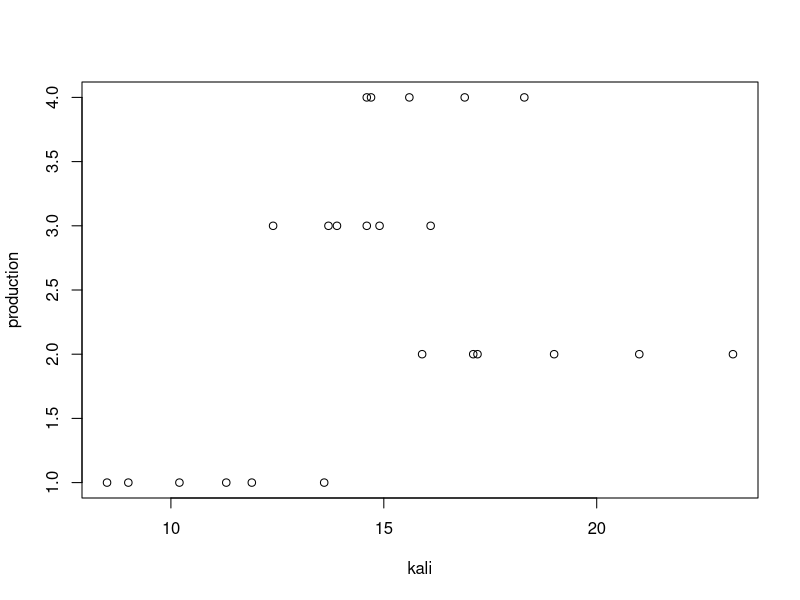

This figure's R source:
## ---- chunk 1
## set working directory
require("knitr")
## ---- chunk 2
# Code here
kali=read.table('kali.txt', header = TRUE, sep = "")
kali$production=as.numeric(factor(kali$production))
plot(production~kali, data = kali)
wilcox.test(kali$kali,kali$production)
## ---- chunk 3
# Code here
str(kali)
kali$production=factor(kali$production)
str(kali)
anova(lm(kali~production,data = kali))
## ---- chunk 4
# Code here
summary.lm(lm(kali~production,data = kali))
